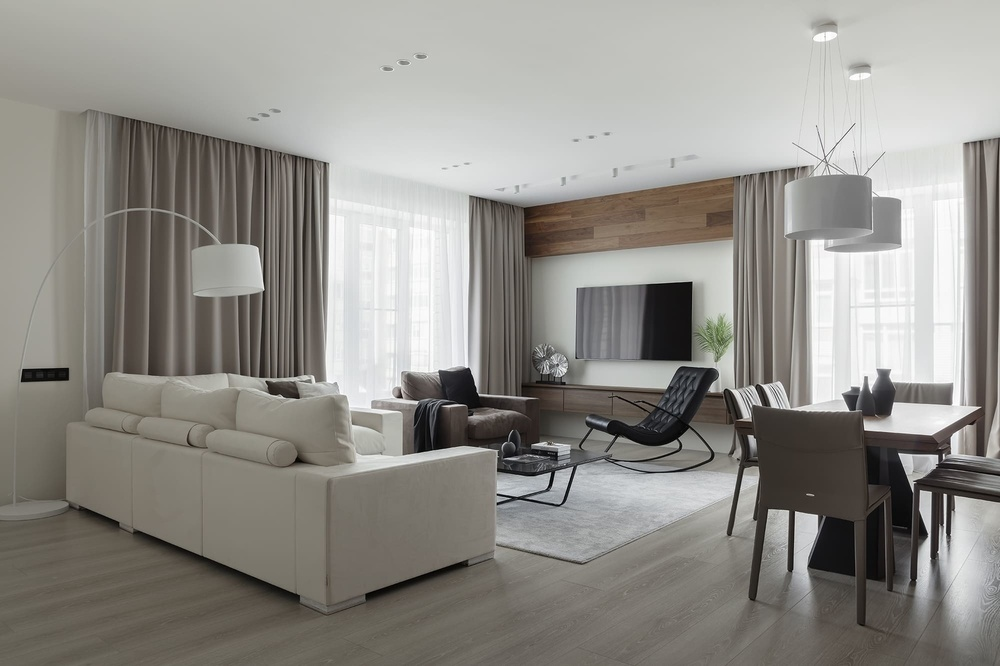
//> input picture FAST/signal-2023-12-14-212155_002.jpeg, 1000 x 666 px, shrunk from 2000 x 1333 before the run
$ ./main   (built with g++ and OpenCV 4)
//> lines starting //> are read from the running program, lines starting //| are printed output that depends on the picture; after the words box and inside, x2 and y2 are one past the last pixel; in counts of white or black regions, pixels touching at a corner belong together; pictures that were not available may be replaced by others from this repository, and a replacement may not be noted
#include <iostream>
#include <vector>
#include <opencv2/opencv.hpp>
#include <opencv2/highgui/highgui.hpp>
#include <opencv2/imgproc/imgproc.hpp>

using namespace cv;
using namespace std;

const int fast_threshold = 20;

// Function to check if a pixel is a corner using FAST
bool isCorner(const Mat& img, int x, int y) {
    int pixelValue = img.at<uchar>(y, x);

    const int offsets[16][2] = {
        {0, -3}, {1, -3}, {2, -2}, {3, -1}, {3, 0}, {3, 1}, {2, 2}, {1, 3},
        {0, 3}, {-1, 3}, {-2, 2}, {-3, 1}, {-3, 0}, {-3, -1}, {-2, -2}, {-1, -3}
    };

    int brighter = 0, darker = 0;

    for (int i = 0; i < 16; ++i) {
        int newX = x + offsets[i][0];
        int newY = y + offsets[i][1];

        if (newX >= 0 && newX < img.cols && newY >= 0 && newY < img.rows) {
            if (img.at<uchar>(newY, newX) - pixelValue >= fast_threshold) {
                brighter++;
            } else if (pixelValue - img.at<uchar>(newY, newX) >= fast_threshold) {
                darker++;
            }
        }
    }

    return (brighter >= 9 || darker >= 9); // Adjusted condition for corner detection
}

vector<Point2i> detectCornersFAST(const Mat& img) {
    vector<Point2i> corners;

    for (int y = 3; y < img.rows - 3; ++y) {
        for (int x = 3; x < img.cols - 3; ++x) {
            if (isCorner(img, x, y)) {
                corners.push_back(Point2i(x, y));
            }
        }
    }

    return corners;
}

Mat OpenCV_Fast(Mat inputImage)
{
    // OpenCV FAST corner detection
    Mat Image = inputImage;
    vector<KeyPoint> keypoints;
    Ptr<FastFeatureDetector> detector = FastFeatureDetector::create();
    detector->detect(Image, keypoints);

    // Display detected corners
    Mat cornersImageCV;
    drawKeypoints(Image, keypoints, cornersImageCV, Scalar::all(-1), DrawMatchesFlags::DEFAULT);
    imshow("Detected Corners (FAST_CV)", cornersImageCV);
    waitKey(0);

    // Convert keypoints to Points
    vector<Point2f> points;
    for (size_t i = 0; i < keypoints.size(); ++i) {
        points.push_back(keypoints[i].pt);
    }
    return cornersImageCV;
}

Mat MyFast(Mat InputImage)
{
    //My FAST
    Mat Image = InputImage;
    vector<Point2i> detectedCorners = detectCornersFAST(Image);

    if (detectedCorners.empty()) {
        cout << "No corners detected!" << endl;
        return InputImage;
    }

    Mat cornersImage;
    cvtColor(Image, cornersImage, COLOR_GRAY2BGR);

    for (const Point2i& corner : detectedCorners) {
        circle(cornersImage, corner, 3, Scalar(0, 255, 0), 2);
    }

    imshow("Detected Corners (FAST)", cornersImage);
    waitKey(0);
    return cornersImage;
}

// [94 lines left out: function OpenCV_KLT, not called in this run]

struct FeatureTrack {
    Point2f point;
    vector<Point2f> track;
};


void PyramidKLT(string path) {
    VideoCapture video(path);

    // Check if the video is opened successfully
    if (!video.isOpened()) {
        cerr << "Could not open the video." << endl;
        return;
    }

    // Video properties
    int frameWidth = static_cast<int>(video.get(CAP_PROP_FRAME_WIDTH));
    int frameHeight = static_cast<int>(video.get(CAP_PROP_FRAME_HEIGHT));
    double fps = video.get(CAP_PROP_FPS);

    // Define the codec and create VideoWriter object
    VideoWriter outputVideo;
    string outputFilename = "/results/PyramidKLT.mp4"; // Change this filename as needed
    int codec = VideoWriter::fourcc('x', 'P', '4', 'V');
    outputVideo.open(outputFilename, codec, fps, Size(frameWidth, frameHeight));

    if (!outputVideo.isOpened()) {
        cerr << "Could not create the output video file." << endl;
        return;
    }

    // Read the first frame
    Mat prevFrame, prevGray;
    video >> prevFrame;

    // Convert the first frame to grayscale
    cvtColor(prevFrame, prevGray, COLOR_BGR2GRAY);

    // Feature detection using goodFeaturesToTrack
    vector<Point2f> keypoints;
    int maxCorners = 1000;
    double qualityLevel = 0.01;
    double minDistance = 10.0;
    int blockSize = 3;
    bool useHarrisDetector = false;
    double k = 0.04;
    goodFeaturesToTrack(prevGray, keypoints, maxCorners, qualityLevel, minDistance,
                        Mat(), blockSize, useHarrisDetector, k);

    // Initialize FeatureTrack objects for detected keypoints
    vector<FeatureTrack> featureTracks;
    for (const auto& keypoint : keypoints) {
        FeatureTrack track;
        track.point = keypoint;
        track.track.push_back(keypoint);
        featureTracks.push_back(track);
    }

    Mat frame, gray;
    vector<Point2f> nextPoints;

    while (true) {
    // Read the next frame
    video >> frame;

    // Check if the video ends
    if (frame.empty()) {
        break;
    }

    cvtColor(frame, gray, COLOR_BGR2GRAY);

    // Pyramidal Lucas-Kanade optical flow for feature tracking
    vector<Point2f> prevKeypoints = keypoints;
    vector<uchar> status;
    vector<float> err;
    TermCriteria criteria = TermCriteria(TermCriteria::COUNT + TermCriteria::EPS, 30, 0.01);

    calcOpticalFlowPyrLK(prevGray, gray, prevKeypoints, nextPoints, status, err,
                         Size(21, 21), 3, criteria);

    // Display the frame with tracked features
    for (size_t i = 0; i < nextPoints.size(); ++i) {
        if (status[i] == 1) {
            line(frame, prevKeypoints[i], nextPoints[i], Scalar(0, 255, 0), 2);
            circle(frame, nextPoints[i], 3, Scalar(0, 0, 255), -1);
        }
    }

    // Display the current frame with tracked features
    imshow("Pyramid KLT Tracking", frame);

    // Write the frame with keypoints and tracked points to the output video
    outputVideo.write(frame);


    // Update the previous frame and keypoints for the next iteration
    prevGray = gray.clone();
    keypoints = nextPoints;

    // Exit if the 'Esc' key is pressed
    char key = waitKey(30);
    if (key == 27) {
        break;
    }
}

    // Release resources
    video.release();
    outputVideo.release();
    destroyAllWindows();
}
int main(int, char**){

    Mat inputImageFAST_1 = imread("/FAST/signal-2023-12-14-212155_002.jpeg", IMREAD_GRAYSCALE);
//> inputImageFAST_1: 666 rows x 1000 cols, CV_8UC1; min 0, max 255, mean 143

    if (inputImageFAST_1.empty()) {
        cout << "Could not open or find the image!" << endl;
        return -1;
    }

    Mat inputImageFAST_2 = imread("/FAST/signal-2023-12-14-212155_003.jpeg", IMREAD_GRAYSCALE);
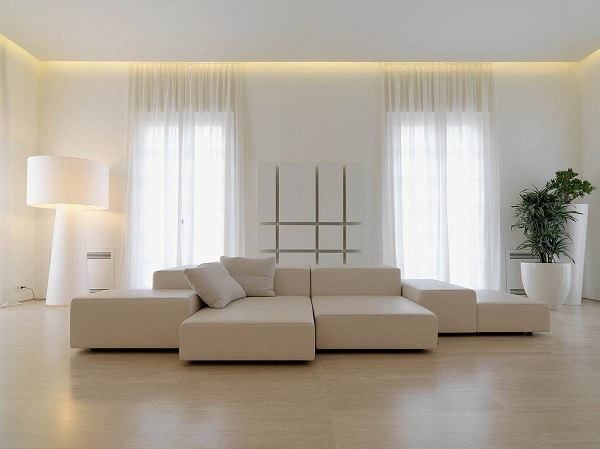
//> input picture FAST/signal-2023-12-14-212155_003.jpeg, 600 x 449 px
//> inputImageFAST_2: 449 rows x 600 cols, CV_8UC1; min 0, max 255, mean 168.5

    if (inputImageFAST_2.empty()) {
        cout << "Could not open or find the image!" << endl;
        return -1;
    }

    Mat cvfast1 = OpenCV_Fast(inputImageFAST_1);
//> in OpenCV_Fast, `detector->detect(Image, keypoints);`: keypoints = 3468 keypoints; strongest (x, y, size): (944, 494, 7), (899, 454, 7), (865, 429, 7), (930, 492, 7)
//> after the loop in OpenCV_Fast, `for (size_t i = 0; i < keypoints.size(); ++i)`: points = 3468 Points (x, y), first 12: [835, 21], [837, 21], [832, 22], [826, 24], [834, 24], [821, 25], [812, 26], [838, 29], [813, 30], [836, 31], [828, 32], [817, 33]
    Mat fast1 = MyFast(inputImageFAST_1);
//> after the loop in detectCornersFAST, `for (int y = 3; y < img.rows - 3; ++y)`: corners = 31799 items
//> the loop in MyFast, `for (const Point2i& corner : detectedCorners)` made 31799 passes
//> corner on passes 1 to 3: Point(832, 22), Point(833, 22), Point(828, 23)
//> after the loop in MyFast, `for (const Point2i& corner : detectedCorners)`:
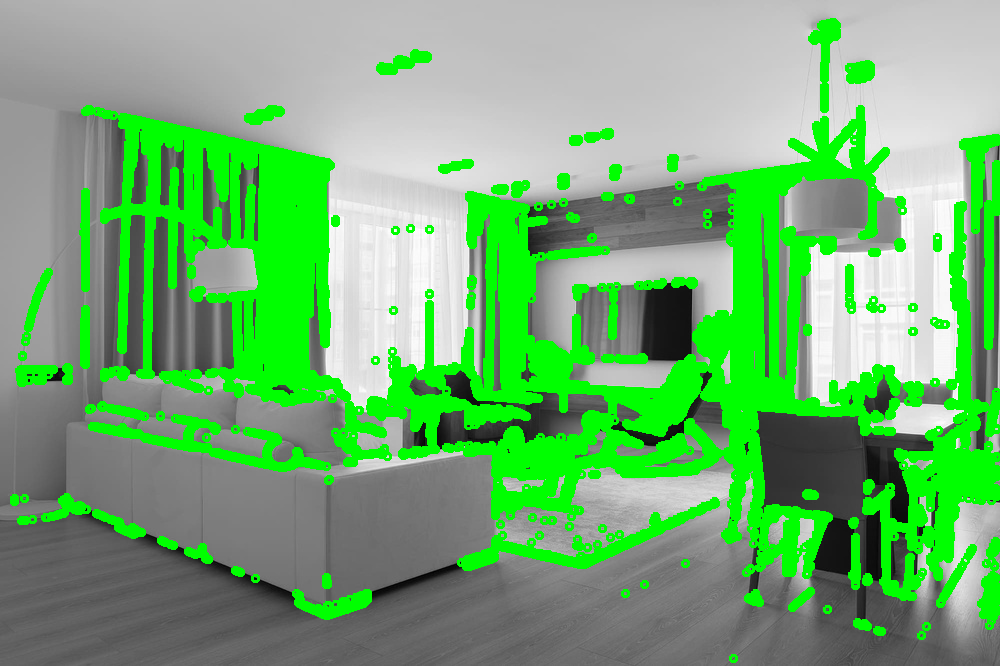
//> cornersImage: 666 rows x 1000 cols, CV_8UC3; mean B, G, R 114.6, 174.5, 114.6

    imwrite("/results/OpenCVFAST1.jpeg", cvfast1);
    imwrite("/results/FAST1.jpeg", fast1);

    Mat cvfast2 = OpenCV_Fast(inputImageFAST_2);
//> in OpenCV_Fast (call 2), `detector->detect(Image, keypoints);`: keypoints = 1031 keypoints; strongest (x, y, size): (22, 287, 7), (573, 261, 7), (580, 213, 7), (552, 181, 7)
    Mat fast2 = MyFast(inputImageFAST_2);
//> in MyFast (call 2), `vector<Point2i> detectedCorners = detectCornersFAST(Image);`: detectedCorners = 5678 Points (x, y), first 12: [6, 38], [20, 46], [594, 51], [28, 53], [593, 53], [589, 54], [590, 55], [582, 59], [136, 62], [139, 62], [171, 62], [178, 62]
//> the loop in MyFast (call 2), `for (const Point2i& corner : detectedCorners)` made 5678 passes
//> after the loop in MyFast (call 2), `for (const Point2i& corner : detectedCorners)`:
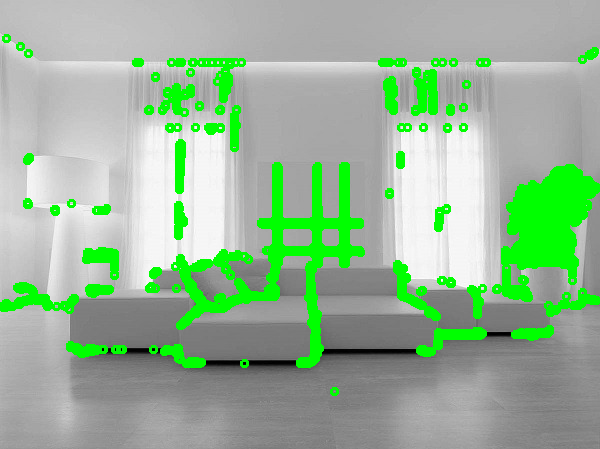
//> cornersImage: 449 rows x 600 cols, CV_8UC3; mean B, G, R 151.2, 181.7, 151.2

    imwrite("/results/OpenCVFAST2.jpeg", cvfast2);
    imwrite("/results/FAST2.jpeg", fast2);

    string path = "work/KLT/4.gif";
    //OpenCV_KLT(path);
    PyramidKLT(path);
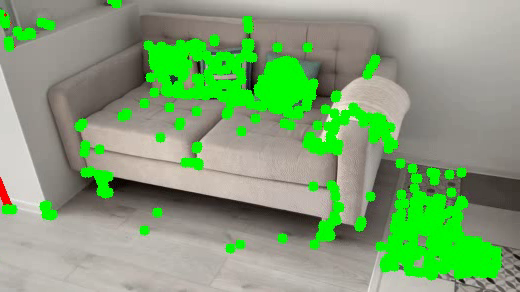
//> input picture frame 13 of results/KLT.mp4, 520 x 292 px, given in place of 4.gif, which was not available
//> in PyramidKLT, prevFrame is the input picture: 292 rows x 520 cols, CV_8UC3; mean B, G, R 117.5, 162.3, 128.7
//> in PyramidKLT, `goodFeaturesToTrack(prevGray, keypoints, maxCorners, qualityLevel, min..`: keypoints = 227 Points (x, y), first 12: [486, 278], [109, 182], [459, 279], [199, 62], [93, 176], [172, 83], [200, 72], [320, 218], [253, 51], [250, 91], [249, 34], [5, 15]
//> the loop in PyramidKLT, `for (const auto& keypoint : keypoints)` made 227 passes
//> after the loop in PyramidKLT, `for (const auto& keypoint : keypoints)`: featureTracks = 227 items
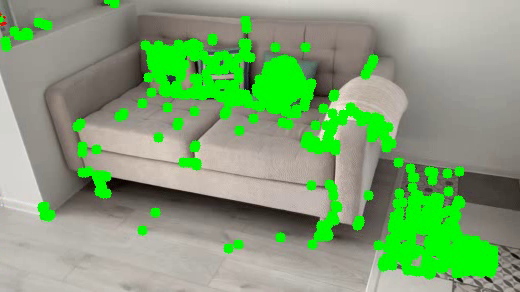
//> input picture frame 14 of results/KLT.mp4, 520 x 292 px, given in place of 4.gif, which was not available
//> in PyramidKLT, frame is the input picture: 292 rows x 520 cols, CV_8UC3; mean B, G, R 117.9, 162.2, 129
//> in PyramidKLT, `vector<Point2f> prevKeypoints = keypoints;`: prevKeypoints has the same summary as keypoints
//> in PyramidKLT, `calcOpticalFlowPyrLK(prevGray, gray, prevKeypoints, nextPoints, status..`: nextPoints = 227 Points (x, y), first 12: [483.8, 276.9], [106.8, 182.3], [456.9, 277.9], [196.7, 62.02], [90.61, 176], [169.8, 82.88], [197.7, 72.05], [318.1, 217.6], [250.6, 50.8], [247.9, 90.88], [246.5, 34.03], [-13.47, 22.89]; status = 227 values, max 1 at index 0, min 0 at index 11, mean 0.974; err = 227 values, max 28.69 at index 46, min 0 at index 11, mean 2.98
//> after the loop in PyramidKLT, `for (size_t i = 0; i < nextPoints.size(); ++i)`:
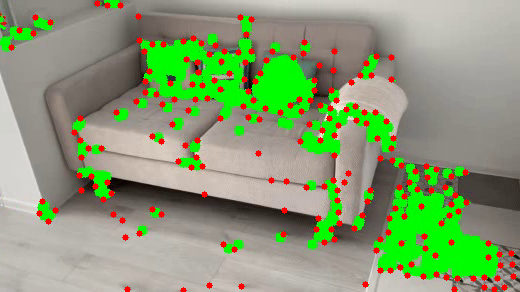
//> frame: 292 rows x 520 cols, CV_8UC3; 4.32% of pixels changed, all inside (x1, y1, x2, y2) = (0, 0, 517, 292)
//> in PyramidKLT, `keypoints = nextPoints;`: keypoints has the same summary as nextPoints
//> the 'x' key is pressed
//> after the loop in PyramidKLT, `while (true)`:
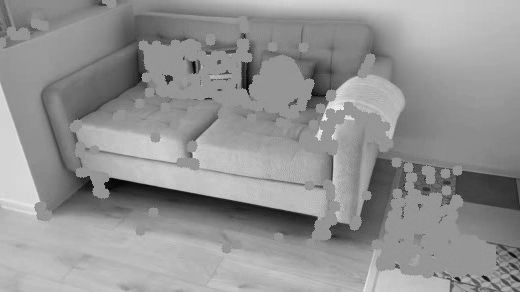
//> gray: 292 rows x 520 cols, CV_8UC1; min 1, max 238, mean 147
//> after the loop in PyramidKLT, `while (true)`: nextPoints = 227 Points (x, y), first 12: [481.4, 275.9], [105, 182.7], [454.5, 277], [194.2, 61.96], [88.59, 176], [167.1, 82.74], [195.3, 71.99], [316, 217.2], [248.1, 50.95], [245.2, 90.36], [244.2, 34.02], [-22.05, 23.85]

    return 0;
}
